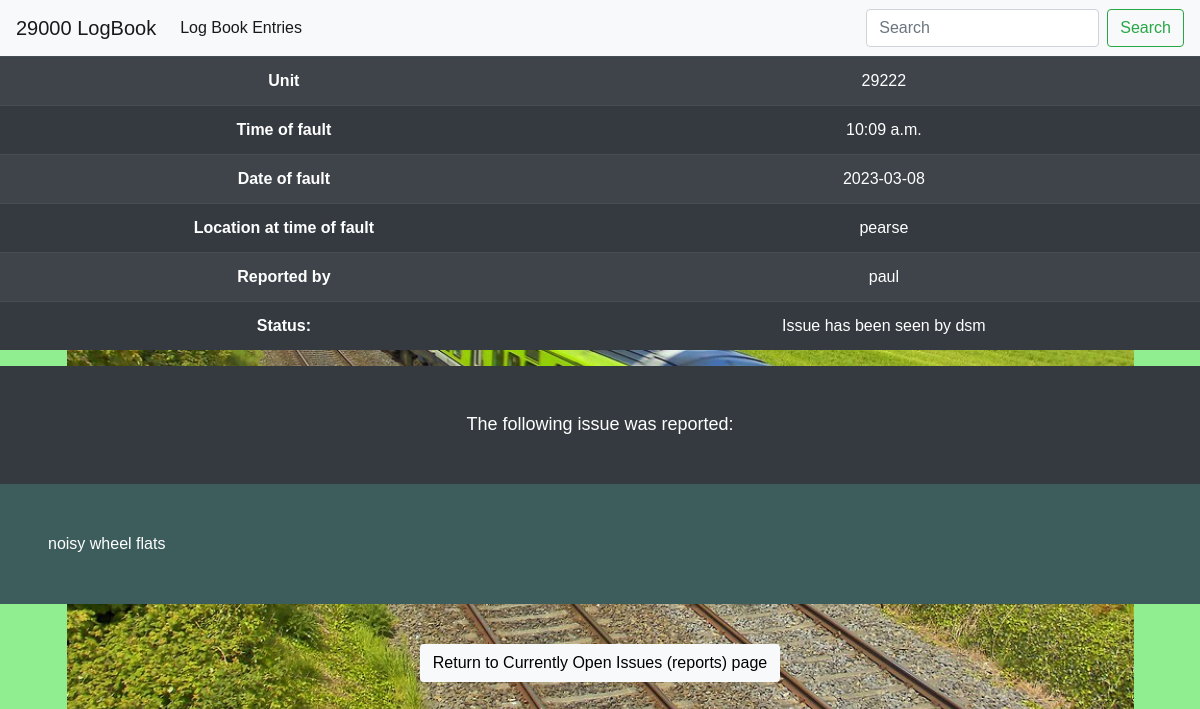
Screenshot of /report_detail.html/13/ with the database file from the repository.
### report/models.py (models this page shows, shortened)
class Logbook_report(models.Model):
    Grade = models.CharField(max_length=25, default='Driver')
    driver_name = models.CharField(max_length=50)
    driver_email = models.EmailField(blank=True)  # blank =  make optional
    unit = models.IntegerField(default=29)
    location_at_time_of_fault = models.TextField(max_length=60)
    time_of_fault = models.TimeField(null=True, blank=True)
    date_of_fault = models.TextField()
    details_of_defect = models.TextField()
    report_read = models.BooleanField(default=False)
    work_order_created = models.BooleanField(default=False)
    driver_responded_to = models.BooleanField(default=False)
    work_order_closed = models.BooleanField(default=False)
    class Meta:
        ordering = ['date_of_fault']

### report/views.py (the view)
# urls.py: path('report_detail.html/<logbook_report_id>/', views.report_detail, name='report_detail'),
def report_detail(request, logbook_report_id):
    report = get_object_or_404(Logbook_report, pk=logbook_report_id)
    context = {
        'report': report,
    }
    return render(request, 'report_detail.html', context)

### report/templates/report_detail.html
{% extends "base.html" %}
{% load static %}
{% load crispy_forms_tags%}
{% block content %}
<div class="no-margin">
    <table class="text-align table table-striped table-dark">
        <tbody>
            <tr>
                <th scope="row">Unit</th>
                <td>{{ report.unit }}</td>
            </tr>
            <tr>
                <th scope="row">Time of fault</th>
                <td>{{ report.time_of_fault }}</td>
            </tr>
            <tr>
                <th scope="row">Date of fault</th>
                <td>{{ report.date_of_fault }}</td>
            </tr>
            <tr>
                <th scope="row">Location at time of fault</th>
                <td>{{ report.location_at_time_of_fault }}</td>
            </tr>
            <tr>
                <th scope="row">Reported by</th>
                <td >{{ report.driver_name }}</td>
            </tr>
            <tr>
                <th scope="row">Status:</th>
                <td >
                    {% if report.report_read and report.work_order_closed and report.work_order_created %}
                             Work Order closed
                      {% elif report.work_order_created %}
                      Work Order created
                    {% else %}
                    Issue has been seen by dsm
                      {% endif %}
                     </td>
            </tr>
        </tbody>
    </table>
</div>
<div>
    <h5 class="bg-dark detail-heading text-align text-white">The following issue was reported:</h5>
    <p class="text-white">
        {{ report.details_of_defect }}
    </p>
</div>
<div class="back-btn text-align">
    <a class="btn btn-signup bg-light" href="{% url 'reports_list' %}">Return to Currently Open Issues (reports) page</a>
</div>
{% endblock %}

### static/css/style.css (style rules this page uses)
body { background: lightgreen url("/media/29000\ _image.jpg") no-repeat center center; background-size: auto 100%; padding:0; margin:0; height:100%; font-family: 'Maven Pro', sans-serif; min-height: 100vh; display: flex; flex-direction: column; margin: 0; }
.text-align { text-align: center; }
.btn-signup { background-color:antiquewhite; color:black; margin: 2%; }
.detail-heading { width:100%; padding: 4%; }
.detail-heading { font-size: large; }
p { padding: 4%; background-color: #3d5c5c; }
h5 { margin: 0; }
div { margin: 0px; margin: 0; padding: 0; }
.back-btn { padding: 0; }

### rows the page displays
Logbook_report: unit "29222", time_of_fault "10:09 a.m.", date_of_fault "2023-03-08", location_at_time_of_fault "pearse", driver_name "paul", details_of_defect "noisy wheel flats"
